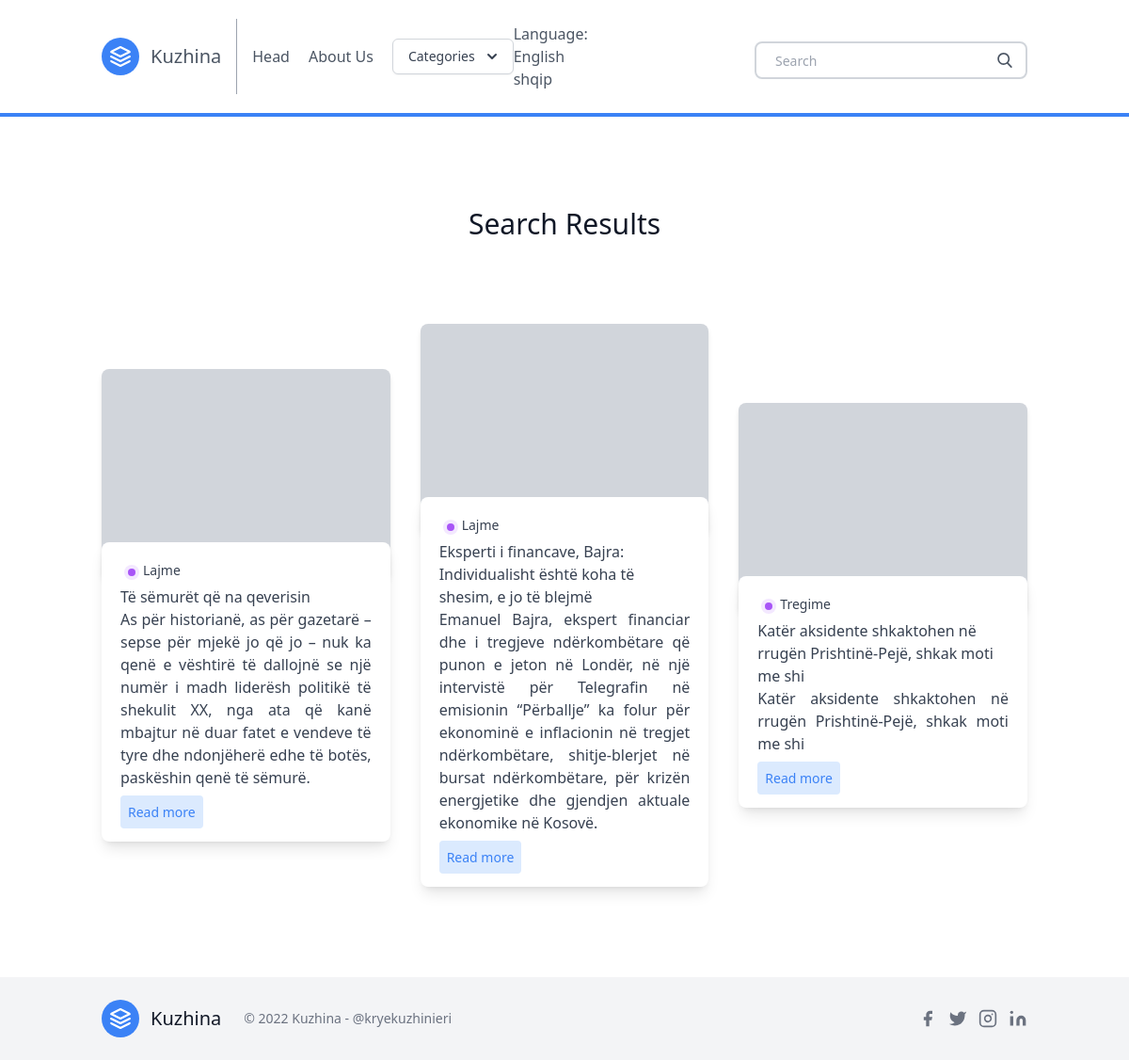
The app's page /en/search/, older data.
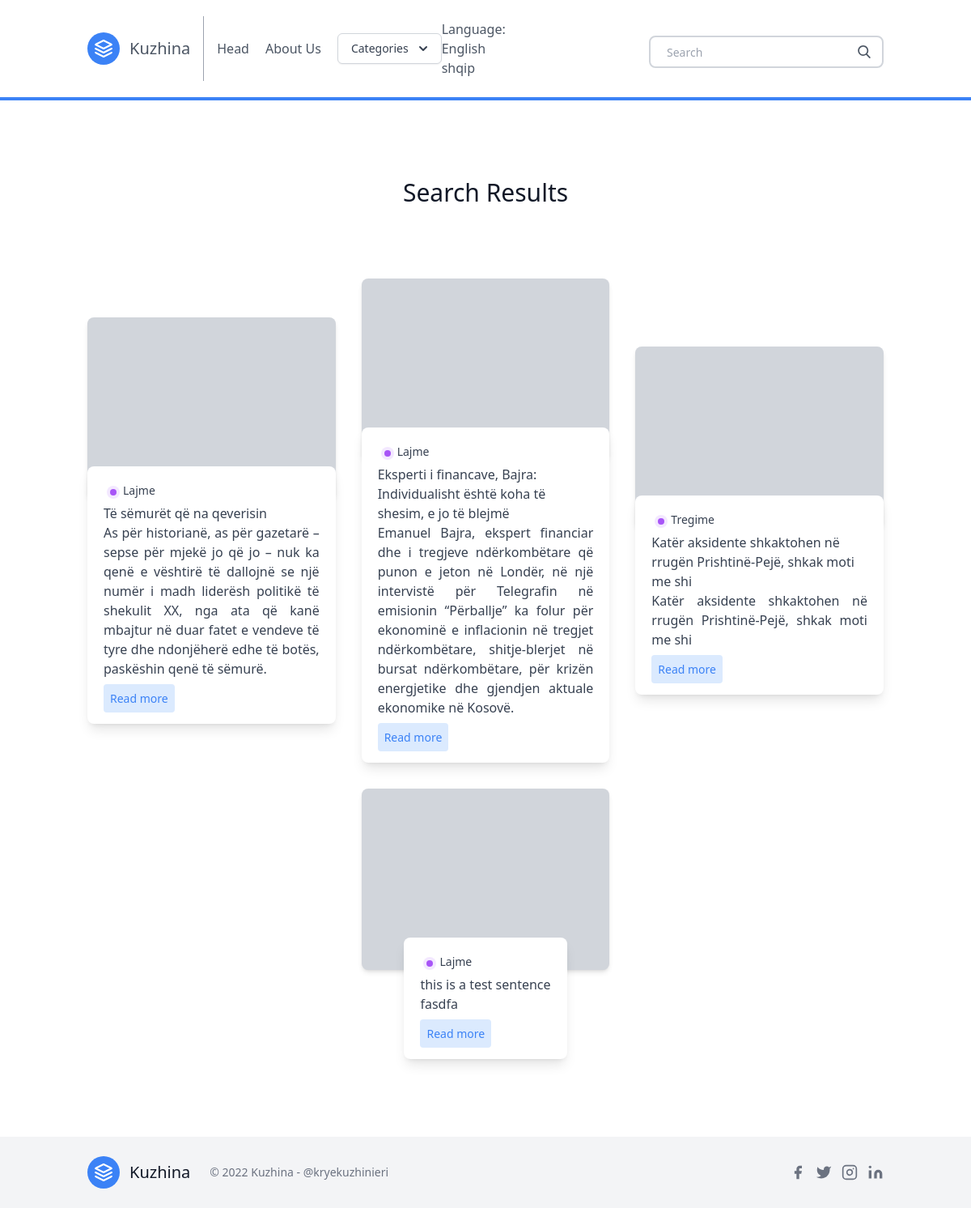
The same page, newer data.
### blog/models.py (models this page shows, shortened)
class Post(models.Model):
    title = models.CharField(_('title'), max_length=100)
    slug = models.SlugField(_('slug'), unique=True, max_length=100)
    overview = models.TextField(_('overview'))
    timestamp = models.DateTimeField(_('timestamp'), auto_now_add=True)
    content = models.TextField(_('content'))
    author = models.ForeignKey(Author, on_delete=models.CASCADE)
    thumbnail = models.ImageField(_('thumbnail'))
    categories = models.ManyToManyField(Category)
    featured = models.BooleanField(_('featured'))

class Category(models.Model):
    title = models.CharField(_('title'), max_length=20)
    subtitle = models.CharField(_('subtitle'), max_length=20)
    slug = models.SlugField(_('slug'), unique=True)
    thumbnail = models.ImageField(_('thumbnail'))
    language = models.CharField(_('Language'), choices=LANGUAGES, max_length=20, default=LANGUAGES[1])

### blog/views.py (the view)
# urls.py: path('search/', search, name="search"),
def search(request):
    queryset = Post.objects.all()
    query = request.GET.get('q')
    if query:
        queryset = queryset.filter(
            Q(title__icontains=query) |
            Q(overview__icontains=query)
        ).distinct()
    context = {
        'object_list': queryset,
    }
    return render(request, "search_results.html", context)

### blog/templatetags/markdown_extras.py (called while the page is built)
@register.simple_tag
def get_categories():
    return Category.objects.all()[0:3]

### templates/search_results.html
{% extends 'base.html' %}
{% load i18n %}
{% block content %}
<section class="blog text-gray-700 body-font">
    <div class="container px-5 py-24 mx-auto">
      <div class="flex flex-wrap w-full mb-20 flex-col items-center text-center">
        <h1 class="sm:text-3xl text-2xl font-medium title-font mb-2 text-gray-900">
          {% trans "Search Results" %}</h1>
      </div>
      <div class="flex flex-wrap sm:-m-4 -mx-4 -mb-10 -mt-4">
        {% for obj in object_list %}
        <div class="p-4 md:w-1/3 md:mb-0 mb-6 flex flex-col justify-center items-center max-w-sm mx-auto">
          <div class="bg-gray-300 h-56 w-full rounded-lg shadow-md bg-cover bg-center" style="background-image: url(https://images.unsplash.com/photo-1521185496955-15097b20c5fe?ixlib=rb-1.2.1&ixid=eyJhcHBfaWQiOjEyMDd9&auto=format&fit=crop&w=1951&q=80"></div>
          <div class=" w-70 bg-white -mt-10 shadow-lg rounded-lg overflow-hidden p-5">
            <div class="header-content inline-flex ">
              <div class="category-badge flex-1  h-4 w-4 m rounded-full m-1 bg-purple-100">
                <div class="h-2 w-2 rounded-full m-1 bg-purple-500 " ></div>
              </div>
              {% for category in obj.categories.all %}
              <div class="category-title flex-1 text-sm">
                {{ category.title }}
              </div>
              {% endfor %}
            </div>
              <div class="title-post font-medium">
              {{ obj.title }}
              </div>
              <div class="summary-post text-base text-justify">
                {{ obj.overview }}
              </div>
              <div class="mt-3">
              <a href="{% url 'post' obj.slug %}" class="bg-blue-100 text-blue-500 rounded p-2 text-sm ">
                Read more
              </a>
            </div>
          </div>
        </div>
        {% endfor %}
      </div>
    </div>
</section>
{% endblock %}

Row changes from the older to the newer data that the page shows:
added Post: title "this is a test sentence", overview "fasdfa", Category (title "Lajme")
